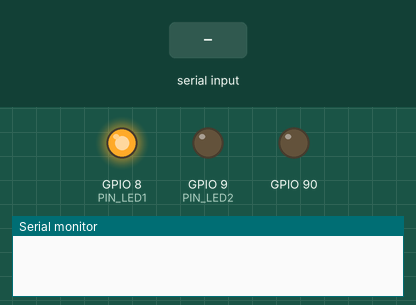
Simulated run of this sketch. Board: ESP32. Parts: output pins drawn as LEDs (lit = HIGH), the last lines printed to the serial monitor. Dashed ring = blinking. The inputs (shaded band) are chosen by the test bench.

Above: at 1.2 s.
1.3 s: "90,45\n" received over Serial
At 1.7 s:
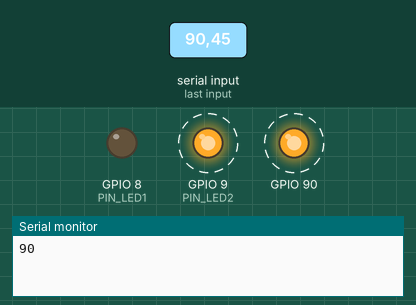
Timing chart, 0 to 10.3 s (numbered marks = the images above; inputs shaded):
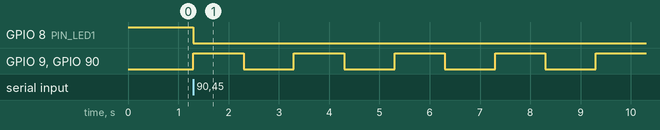

The sketch:

gpio-testing.ino
```cpp
/**
 * @file gpio-testing.ino
 * @brief Tests GPIO pins for the ADCs before they are soldered.
 *
 * Usage:
 * - Red light indicates waiting for a pin number to be typed in the serial console.
 * - Flashing green indicates that a pin is being tested (on is high, off is low).
 * - Press 'q' to got back and select another pin.
 * - All pins other than LEDs are left in high impedance states after testing that pin concludes.
 *
 * @author Jotham Gates (koyugaDev@gmail.com)
 * @version 0.0.1
 * @date 2024-08-19
 */

// Strain gauge amplifiers
#define PIN_AMP1_DOUT 1
#define PIN_AMP1_SCLK 4
#define PIN_AMP2_DOUT 2
#define PIN_AMP2_SCLK 5
#define PIN_AMP_PWDN 6
#define PIN_POWER_SAVE 7

// LEDs and buttons
#define PIN_LED1 8
#define PIN_LED2 9
#define PIN_BOOT 0

#define TAG "GPIO Test"

void setup()
{
    ESP_LOGI(TAG, "GPIO testing started.");
    pinMode(PIN_LED1, OUTPUT);
    pinMode(PIN_LED2, OUTPUT);
    digitalWrite(PIN_LED1, HIGH);
    Serial.setTimeout(65535);
}

void loop()
{
    ESP_LOGI(TAG, "Type a number to test the pin:");
    digitalWrite(PIN_LED1, HIGH);
    int pin = Serial.parseInt();
    digitalWrite(PIN_LED1, LOW);
    Serial.println(pin);
    if (pin != 0)
    {
        testPin(pin);
    }
    else
    {
        ESP_LOGE(TAG, "Pin 0 is reserved for the boot button. Will not test");
    }
}

void testPin(uint8_t pin)
{
    ESP_LOGI(TAG, "Testing pin %d. Press any 'q' to exit.", pin);
    setOut(pin);
    while(Serial.read() != 'q')
    {
        setHigh(pin);
        delay(1000);
        setLow(pin);
        delay(1000);
    }
    setIn(pin);
    ESP_LOGI(TAG, "Finished testing pin %d.", pin);
}

void setOut(uint8_t pin)
{
    ESP_LOGD(TAG, "Setting %d as an output", pin);
    pinMode(pin, OUTPUT);
}

void setIn(uint8_t pin)
{
    ESP_LOGD(TAG, "Setting %d as an input", pin);
    pinMode(pin, INPUT);
}

void setHigh(uint8_t pin)
{
    ESP_LOGD(TAG, "Setting %d high", pin);
    digitalWrite(pin, HIGH);
    digitalWrite(PIN_LED2, HIGH);
}

void setLow(uint8_t pin)
{
    ESP_LOGD(TAG, "Setting %d low", pin);
    digitalWrite(pin, LOW);
    digitalWrite(PIN_LED2, LOW);
}
```

Measured:
- after the input at 1.3 s, GPIO 8 (PIN_LED1): HIGH → LOW at once; GPIO 9 (PIN_LED2), GPIO 90: alternates HIGH for 1.0 s and LOW for 1.0 s, starting at once
